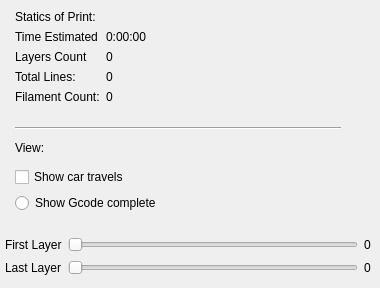
      <widget class="QWidget" name="Preview">
       <attribute name="title">
        <string>Statics of Print</string>
       </attribute>
       <widget class="Line" name="line_6">
        <property name="geometry">
         <rect>
          <x>15</x>
          <y>120</y>
          <width>326</width>
          <height>16</height>
         </rect>
        </property>
        <property name="orientation">
         <enum>Qt::Horizontal</enum>
        </property>
       </widget>
       <widget class="QWidget" name="layoutWidget">
        <property name="geometry">
         <rect>
          <x>15</x>
          <y>10</y>
          <width>186</width>
          <height>116</height>
         </rect>
        </property>
        <layout class="QFormLayout" name="formLayout">
         <item row="0" column="0">
          <widget class="QLabel" name="label_6">
           <property name="text">
            <string>Statics of Print:</string>
           </property>
          </widget>
         </item>
         <item row="1" column="0">
          <widget class="QLabel" name="label_11">
           <property name="text">
            <string>Time Estimated</string>
           </property>
          </widget>
         </item>
         <item row="1" column="1">
          <widget class="QLabel" name="lb_estimatedTime">
           <property name="text">
            <string>0:00:00</string>
           </property>
          </widget>
         </item>
         <item row="2" column="0">
          <widget class="QLabel" name="label_8">
           <property name="text">
            <string>Layers Count</string>
           </property>
          </widget>
         </item>
         <item row="2" column="1">
          <widget class="QLabel" name="lb_layerCounter">
           <property name="text">
            <string>0</string>
           </property>
          </widget>
         </item>
         <item row="3" column="0">
          <widget class="QLabel" name="label_9">
           <property name="text">
            <string>Total Lines:</string>
           </property>
          </widget>
         </item>
         <item row="3" column="1">
          <widget class="QLabel" name="lb_lineCounter">
           <property name="text">
            <string>0</string>
           </property>
          </widget>
         </item>
         <item row="4" column="0">
          <widget class="QLabel" name="label_10">
           <property name="text">
            <string>Filament Count:</string>
           </property>
          </widget>
         </item>
         <item row="4" column="1">
          <widget class="QLabel" name="lb_filamentQnt">
           <property name="text">
            <string>0</string>
           </property>
          </widget>
         </item>
        </layout>
       </widget>
       <widget class="QWidget" name="layoutWidget">
        <property name="geometry">
         <rect>
          <x>15</x>
          <y>135</y>
          <width>199</width>
          <height>78</height>
         </rect>
        </property>
        <layout class="QVBoxLayout" name="verticalLayout_2">
         <item>
          <widget class="QLabel" name="label_12">
           <property name="text">
            <string>View:</string>
           </property>
          </widget>
         </item>
         <item>
          <widget class="QCheckBox" name="checkBox">
           <property name="text">
            <string>Show car travels</string>
           </property>
          </widget>
         </item>
         <item>
          <widget class="QRadioButton" name="radioButton">
           <property name="text">
            <string>Show Gcode complete</string>
           </property>
          </widget>
         </item>
        </layout>
       </widget>
       <widget class="QWidget" name="layoutWidget">
        <property name="geometry">
         <rect>
          <x>5</x>
          <y>235</y>
          <width>366</width>
          <height>44</height>
         </rect>
        </property>
        <layout class="QGridLayout" name="gridLayout_4">
         <item row="0" column="0">
          <widget class="QLabel" name="label_13">
           <property name="text">
            <string>First Layer</string>
           </property>
          </widget>
         </item>
         <item row="0" column="1">
          <widget class="QSlider" name="sl_layers_first">
           <property name="maximum">
            <number>100</number>
           </property>
           <property name="orientation">
            <enum>Qt::Horizontal</enum>
           </property>
          </widget>
         </item>
         <item row="0" column="2">
          <widget class="QLabel" name="lb_sliderLayer_first">
           <property name="text">
            <string>0</string>
           </property>
          </widget>
         </item>
         <item row="1" column="0">
          <widget class="QLabel" name="label_14">
           <property name="text">
            <string>Last Layer</string>
           </property>
          </widget>
         </item>
         <item row="1" column="1">
          <widget class="QSlider" name="sl_layers_last">
           <property name="maximum">
            <number>100</number>
           </property>
           <property name="orientation">
            <enum>Qt::Horizontal</enum>
           </property>
          </widget>
         </item>
         <item row="1" column="2">
          <widget class="QLabel" name="lb_sliderLayer_last">
           <property name="text">
            <string>0</string>
           </property>
          </widget>
         </item>
        </layout>
       </widget>
      </widget>
